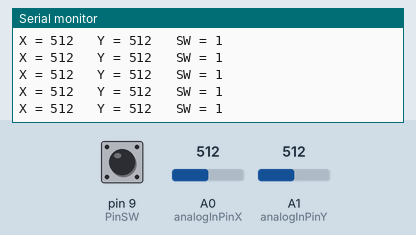
Simulated run of this sketch. Board: Arduino Uno, built with avr-gcc and run on an emulated ATmega328P. Parts: the last lines printed to the serial monitor. The test bench sets the inputs (shaded band); at power-on: A0 (analogInPinX) = 512, A1 (analogInPinY) = 512, pin 9 (PinSW) HIGH.

Above: at 1.2 s.
1.3 s: A0 (analogInPinX) set to 107
At 2.2 s:
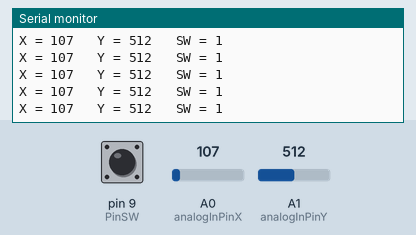
4.3 s: A0 (analogInPinX) set to 94
At 5.4 s:
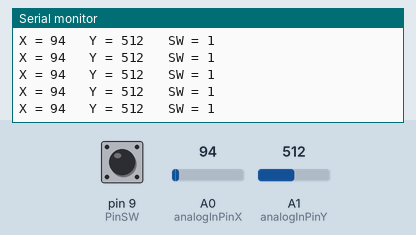
7.3 s: A1 (analogInPinY) set to 982
At 8.2 s:
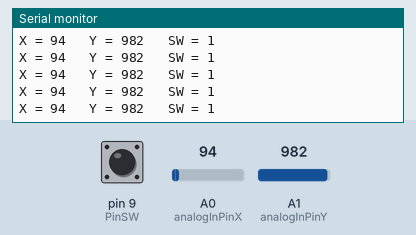
10.3 s: A1 (analogInPinY) set to 1007
At 11.0 s:
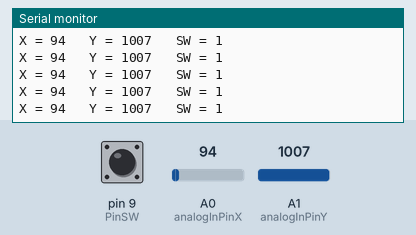
Timing chart, 0 to 13.3 s (numbered marks = the images above; inputs shaded):
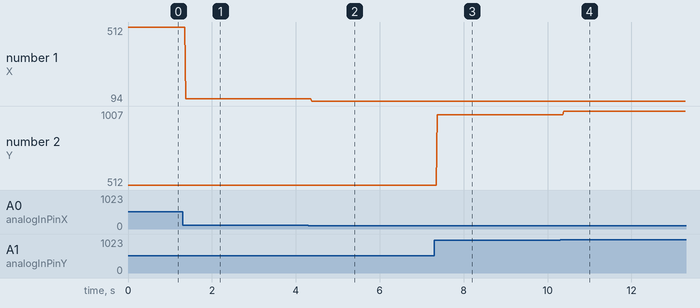

The sketch:

keyboard.ino
```cpp
/*  http://playground.arduino.cc/Code/Keypad#Download
 */
#include <Keypad.h>
 #include "pitches.h"

// notes in the melody:
int melody[] = {
  NOTE_C4, NOTE_G3,NOTE_G3, NOTE_A3, NOTE_G3,0, NOTE_B3, NOTE_C4};

// note durations: 4 = quarter note, 8 = eighth note, etc.:
int noteDurations[] = {
  4, 8, 8, 4,4,4,4,4 };

int tonePin =8;

int X;
int Y;
int SW;
const int analogInPinX = A0;  // Analog input pin that the potentiometer is attached to
const int analogInPinY = A1;  // Analog input pin that the potentiometer is attached to
const int PinSW = 9;  // Analog input pin that the potentiometer is attached to
const byte ROWS = 4; // Four rows
const byte COLS = 4; // Three columns
// Define the Keymap
char keys[ROWS][COLS] = {
  {'A','3','2','1',},
  {'B','6','5','4'},
  {'C','9','8','7'},
  {'D','*','0','#'}
};
// Connect keypad ROW0, ROW1, ROW2 and ROW3 to these Arduino pins.
byte rowPins[ROWS] = { 14, 15, 16, 17 };
// Connect keypad COL0, COL2, COL3 and COL4 to these Arduino pins.
byte colPins[COLS] = { 18, 19, 20, 21 };

// Create the Keypad
Keypad kpd = Keypad( makeKeymap(keys), rowPins, colPins, ROWS, COLS );


void setup()
{
  Serial.begin(9600);
  pinMode(PinSW, INPUT_PULLUP);       // turn on pullup resistors
}

void loop()
{
  // read the analog in value:
  X = analogRead(analogInPinX);
  Y = analogRead(analogInPinY);
  SW =digitalRead(PinSW);
  // map it to the range of the analog out:
//  outputValue = map(sensorValue, 0, 1023, 0, 255);
  // change the analog out value:
//  analogWrite(analogOutPin, outputValue);

  // print the results to the serial monitor:
  Serial.print("X = " );
  Serial.print(X);
  Serial.print("\t Y = ");
  Serial.print(Y);
  Serial.print("\t SW = ");
  Serial.println(SW);
  char key = kpd.getKey();
  if(key)  // Check for a valid key.
  {
    switch (key)
    {
      default:
        Serial.println(key);
    }
  }
}
```

Measured:
- after the input at 1.3 s, the serial monitor: prints a new line after 0.08 s (image 1)
- after the input at 4.3 s, the serial monitor: prints a new line after 0.08 s (image 2)
- after the input at 7.3 s, the serial monitor: prints a new line after 0.07 s (image 3)
- after the input at 10.3 s, the serial monitor: prints a new line after 0.09 s (image 4)
- plotted number 1: 512 → 107 after the input at 1.3 s, 107 → 94 after the input at 4.3 s
- plotted number 2: 512 → 982 after the input at 7.3 s, 982 → 1007 after the input at 10.3 s
